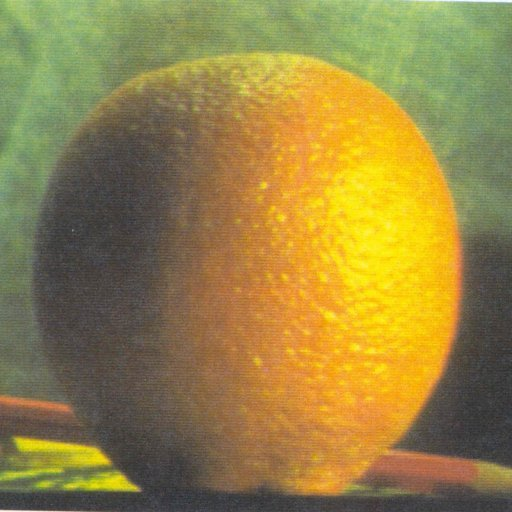
%> input picture Week_3/Lab_3/orange.png, 512 x 512 px
$ octave 3.4.m   (GNU Octave 9; MATLAB toolbox functions it lacks are replaced by stand-ins)
%> lines starting %> are read from the running program, lines starting %| are printed output that depends on the picture
% we load the two images we will blend
A = im2double(imread('orange.png'));
B = im2double(imread('apple.png'));
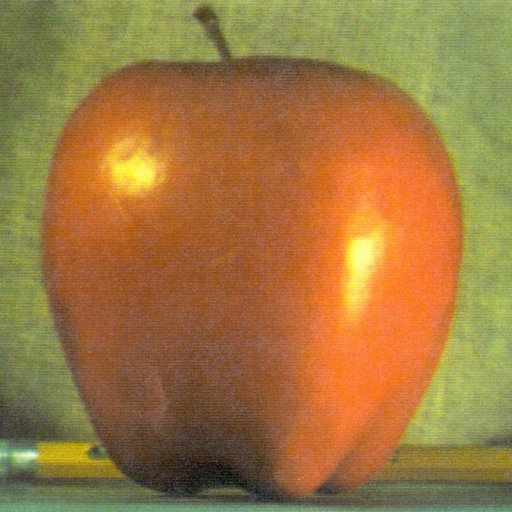
%> input picture Week_3/Lab_3/apple.png, 512 x 512 px

% mask that defines the blending region
R = zeros(512,512); R(:,257:512)=1;

% depth of the pyramids
depth = 5;

% 1) we build the Laplacian pyramids of the two images
LA = laplacianpyr(A,depth);
%> the loop in gausspyr, `for i = 1:depth` made 5 passes
%> pass 3, in reduce (call 2), `t = imfilter(I,h);`:
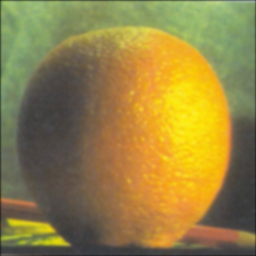
%> t: size 256x256x3 double; mean R, G, B 0.586, 0.514, 0.269
%> after the loop in gausspyr, `for i = 1:depth`: G = 5 items
%> the loop in laplacianpyr, `for i = 1:depth` made 5 passes
%> (r in expand, c in expand) on passes 1 to 4: (256, 256), (128, 128), (64, 64), (32, 32)
%> pass 2, in expand (call 2), `g = 4*imfilter(t,h);`:
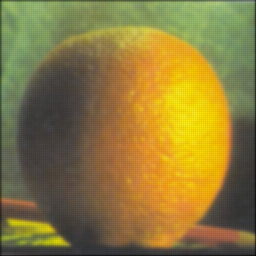
%> g: size 256x256x3 double; mean R, G, B 0.584, 0.512, 0.267; drawn with min black and max white
%> LA = 5 items
LB = laplacianpyr(B,depth);
%> the loop in gausspyr (call 2), `for i = 1:depth` made 5 passes
%> pass 3, in reduce (call 6), `t = imfilter(I,h);`:
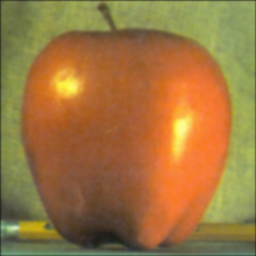
%> t: size 256x256x3 double; mean R, G, B 0.62, 0.465, 0.251
%> the loop in laplacianpyr (call 2), `for i = 1:depth` made 5 passes
%> pass 2, in expand (call 6), `g = 4*imfilter(t,h);`:
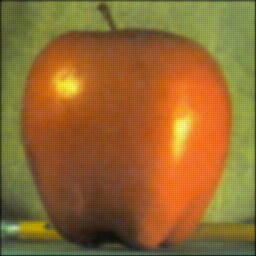
%> g: size 256x256x3 double; mean R, G, B 0.618, 0.463, 0.25; drawn with min black and max white
%> pass 3, in expand (call 7), `g = 4*imfilter(t,h);`:
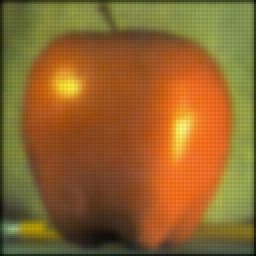
%> g: size 128x128x3 double (shown 2 times larger); mean R, G, B 0.612, 0.455, 0.245; drawn with min black and max white
%> LB = 5 items

% 2) we build the Gaussian pyramid of the selected region
GR = gausspyr(R,depth);

% 3) we combine the two pyramids using the nodes of GR as weights
[LS] = combine(LA, LB, GR);


function [LS] = combine(LA, LB, GR)

    % Input:
    % LA: the Laplacian pyramid of the first image
    % LB: the Laplacian pyramid of the second image
    % GR: Gaussian pyramid of the selected region
    % Output:
    % LS: Combined Laplacian pyramid

    % Please follow the instructions to fill in the missing commands.

    depth = numel(LA);
%> depth = 5
    LS = cell(1,depth);
%> LS = {[], [], [], [], []}

    % 1) Combine the Laplacian pyramids of the two images.
    % For every level d, and every pixel (i,j) the output for the
    % combined Laplacian pyramid is of the form:
    % LS(d,i,j) = GR(d,i,j)*LA(d,i,j) + (1-GR(d,i,j))*LB(d,i,j)
    for i = 1:depth
        % Put your code here
        LS{i} = GR{i}.*LA{i} + (1-GR{i}).*LB{i};
    end
%> this loop made 5 passes
%> after the loop, LS = 5 items
end

function L = laplacianpyr(I,depth)

    % Add your code from the previous step
    L = cell(1,depth);
    GA = gausspyr(I,depth);

    for i = 1:depth
        if i < depth
            L{i} = GA{i} - expand(GA{i+1});    % same level of Gaussian pyramid minus the expanded version of next level
        else
            L{i} = GA{i};    % same level of Gaussian pyramid
        end
    end

end

function G = gausspyr(I,depth)

    % Add your code from the previous step
    G = cell(1,depth);

    for i = 1:depth
        if i == 1
            G{i} = I;    % original image
        else
            G{i} = reduce(G{i-1});% reduced version of the previous level
        end
    end

end

function g = reduce(I)

    % Add your code from the previous step
    h = fspecial('gaussian', 5, 1);
    t = imfilter(I,h);

    [r,c,z] = size(t);
    g = zeros(r/2,c/2,z);
    for m = 1:r/2
        for n = 1:c/2
            for l = 1:z
                g(m,n,l) = t(2*m-1,2*n-1,l);
            end
        end
    end

end

function g = expand(I)

    % Add your code from the previous step
    [r,c,z] = size(I);
    t = zeros(2*r,2*c,z);
    for m = 1:r
        for n = 1:c
            for l = 1:z
                t(2*m-1,2*n-1,l) = I(m,n,l);
            end
        end
    end

    h = fspecial('gaussian', 5, 1);
    g = 4*imfilter(t,h);

end
